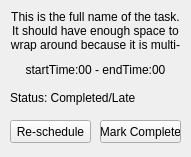
<?xml version="1.0" encoding="UTF-8"?>
<ui version="4.0">
 <class>TaskExpanded</class>
 <widget class="QWidget" name="TaskExpanded">
  <property name="geometry">
   <rect>
    <x>0</x>
    <y>0</y>
    <width>191</width>
    <height>157</height>
   </rect>
  </property>
  <property name="windowTitle">
   <string>Form</string>
  </property>
  <widget class="QLabel" name="labelName">
   <property name="geometry">
    <rect>
     <x>10</x>
     <y>10</y>
     <width>171</width>
     <height>41</height>
    </rect>
   </property>
   <property name="text">
    <string>This is the full name of the task. It should have enough space to wrap around because it is multi-lined.</string>
   </property>
   <property name="textFormat">
    <enum>Qt::AutoText</enum>
   </property>
   <property name="scaledContents">
    <bool>false</bool>
   </property>
   <property name="alignment">
    <set>Qt::AlignCenter</set>
   </property>
   <property name="wordWrap">
    <bool>true</bool>
   </property>
  </widget>
  <widget class="QLabel" name="labelTime">
   <property name="geometry">
    <rect>
     <x>10</x>
     <y>60</y>
     <width>171</width>
     <height>20</height>
    </rect>
   </property>
   <property name="text">
    <string>startTime:00 - endTime:00</string>
   </property>
   <property name="alignment">
    <set>Qt::AlignCenter</set>
   </property>
  </widget>
  <widget class="QLabel" name="labelStatus">
   <property name="geometry">
    <rect>
     <x>10</x>
     <y>90</y>
     <width>171</width>
     <height>16</height>
    </rect>
   </property>
   <property name="text">
    <string>Status: Completed/Late</string>
   </property>
  </widget>
  <widget class="QPushButton" name="buttonComplete">
   <property name="geometry">
    <rect>
     <x>100</x>
     <y>120</y>
     <width>81</width>
     <height>23</height>
    </rect>
   </property>
   <property name="text">
    <string>Mark Complete</string>
   </property>
  </widget>
  <widget class="QPushButton" name="buttonDelay">
   <property name="geometry">
    <rect>
     <x>10</x>
     <y>120</y>
     <width>81</width>
     <height>23</height>
    </rect>
   </property>
   <property name="text">
    <string>Re-schedule</string>
   </property>
  </widget>
 </widget>
 <resources/>
 <connections/>
</ui>
